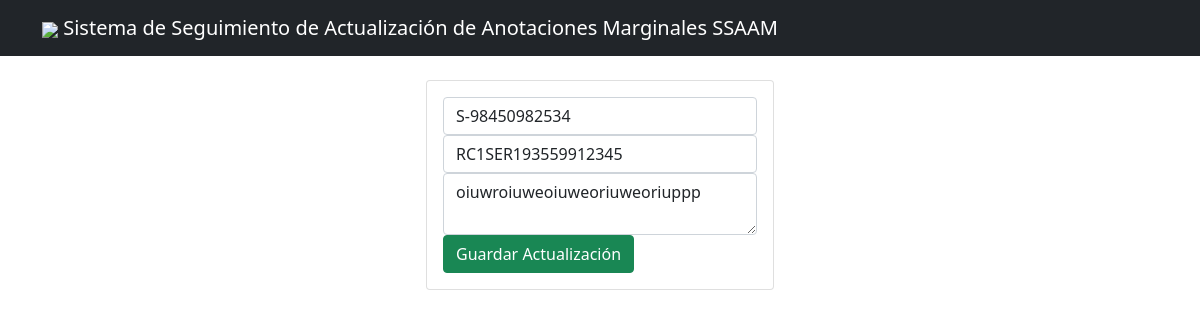
/editar_SAM.php?id=5, run on the app's committed database.
### tables this page shows
CREATE TABLE `sam` (
  `id` int(11) NOT NULL,
  `IdOficio` varchar(50) NOT NULL,
  `IdInscripcion` varchar(20) NOT NULL,
  `Tenor` varchar(255) NOT NULL,
  `Ingreso` timestamp NOT NULL DEFAULT current_timestamp()
);

### editar_SAM.php (the view, shortened to what this page needs)
<?php
include("db.php");
if(isset($_GET['id'])){
    $id = $_GET['id'];
    $query = "SELECT * FROM sam WHERE id = $id";
    $resultado = mysqli_query($conn, $query);
    if (mysqli_num_rows($resultado)==1){
        $fila = mysqli_fetch_array($resultado);
        $oficio = $fila['IdOficio'];
        $inscripcion = $fila['IdInscripcion'];
        $tenor = $fila['Tenor'];
    }
}
?>
<?php include("includes/header.php"); ?>
<div class="container p-4">
    <div class="row">
        <div class="col-md-4 mx-auto">
            <div class="card card-body">
                <form action="editar_SAM.php?id=<?php echo $_GET['id']; ?>" method='POST'>
                    <div class="form-group">
                        <input type="text" name="oficio" value="<?php echo $oficio; ?>"
                        class="form-control" placeholder="Modifique oficio">
                    </div>
                    <div class="form-group">
                        <input type="text" name="inscripcion" value="<?php echo $inscripcion; ?>"
                        class="form-control" placeholder="Modifique inscripcion">
                    </div>
                    <div class="form-group">
                        <textarea name="tenor" maxlength="255" rows="2" class="form-control"
                         placeholder="Modifique el tenor del oficio" required><?php echo $tenor; ?></textarea>
                    </div>
                    <button class="btn btn-success btn-block" name="Guardar_Actualizacion">
                        Guardar Actualización
                    </button>
                </form>
            </div>
        </div>
    </div>
</div>
<?php include("includes/footer.php"); ?>

### data on the page
sam: oficio "S-98450982534", inscripcion "RC1SER193559912345", tenor "oiuwroiuweoiuweoriuweoriuppp"
